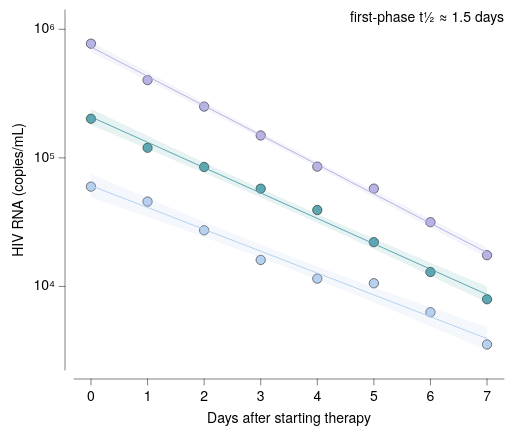

The specification (Vega-Lite) saved for this image:
### Vega-Lite specification from a JSON file in a GitHub repository (floating-point values rounded to 4 significant figures)
{"background": null, "config": {"arc": {"fill": "#DBDBDB", "fillOpacity": 1.0, "innerRadius": 45.0, "padAngle": 0.03, "stroke": "black", "strokeOpacity": 1, "strokeWidth": 0.25}, "area": {"fill": "#DBDBDB", "fillOpacity": 1.0, "stroke": "black", "strokeOpacity": 1, "strokeWidth": 0.25}, "axis": {"domain": true, "domainCap": "round", "domainColor": "black", "domainWidth": 0.25, "grid": false, "gridCap": "round", "gridColor": "#F1F1F1", "gridDash": [0, 0], "gridOpacity": 1.0, "gridWidth": 0.25, "labelColor": "black", "labelFont": "Helvetica Neue, HelveticaNeue, Helvetica, Arial, sans-serif", "labelFontSize": 7, "labelFontStyle": "normal", "labelFontWeight": 400, "offset": 4.5, "ticks": true, "tickCap": "round", "tickColor": "black", "tickRound": false, "tickSize": 3, "tickWidth": 0.25, "titleColor": "black", "titleFont": "Helvetica Neue, HelveticaNeue, Helvetica, Arial, sans-serif", "titleFontSize": 7, "titleFontStyle": "normal", "titleFontWeight": 400}, "axisX": {"domain": true, "labelAlign": "center", "labelAngle": 0, "labels": true, "ticks": true, "translate": 0}, "axisY": {"domain": true, "labelAlign": "right", "labelAngle": 0, "labels": true, "ticks": true, "translate": 0}, "axisRight": {"domain": true, "labelAlign": "left", "labelAngle": 0, "labels": true, "ticks": true, "translate": 0}, "axisTop": {"domain": true, "labelAlign": "center", "labelAngle": 0, "labels": true, "ticks": true, "translate": 0}, "axisBand": {"tickOffset": 0}, "bar": {"fill": "#DBDBDB", "fillOpacity": 1.0, "stroke": "black", "strokeOpacity": 1, "strokeWidth": 0.25}, "boxplot": {"size": 16.2, "ticks": {"cornerRadius": 0.25, "fill": "black", "opacity": 1, "size": 8.1, "thickness": 0.25}, "box": {"fillOpacity": 1.0, "stroke": "black", "strokeOpacity": 1, "strokeWidth": 0.25}, "median": {"cornerRadius": 0, "fill": "black", "fillOpacity": 1.0, "opacity": 1, "size": 16.2, "thickness": 0.25}, "rule": {"fill": "black", "fillOpacity": 1.0, "size": 18.0, "stroke": "black", "strokeDash": [0, 0], "strokeOpacity": 1, "strokeWidth": 0.25}, "outliers": {"color": "black", "fill": "black", "fillOpacity": 1.0, "size": 0, "stroke": "black", "strokeOpacity": 1, "strokeWidth": 0.25}}, "circle": {"fill": "black", "fillOpacity": 1.0, "size": 2.25, "stroke": null, "strokeOpacity": 1, "strokeWidth": 0.25}, "errorband": {"band": {"fillOpacity": 0.6, "stroke": null, "strokeWidth": 0.25, "strokeOpacity": 1}, "borders": {"opacity": 0, "strokeOpacity": 0.25, "strokeWidth": 1}}, "errorbar": {"opacity": 1, "rule": {"strokeDash": [0, 0], "strokeWidth": 0.25}, "ticks": {"color": "black", "cornerRadius": 0.125, "opacity": 1, "size": 10.8, "thickness": 0.25}, "thickness": 0.25}, "font": "Helvetica Neue, HelveticaNeue, Helvetica, Arial, sans-serif", "geoshape": {"fill": "#DBDBDB", "fillOpacity": 1.0, "stroke": "black", "strokeOpacity": 1, "strokeWidth": 0.25}, "header": {"labelColor": "black", "labelFont": "Helvetica Neue, HelveticaNeue, Helvetica, Arial, sans-serif", "labelFontSize": 7, "labelFontStyle": "normal", "labelFontWeight": 400, "titleColor": "black", "titleFont": "Helvetica Neue, HelveticaNeue, Helvetica, Arial, sans-serif", "titleFontSize": 7, "titleFontStyle": "normal", "titleFontWeight": 400, "titlePadding": 0}, "legend": {"disable": false, "offset": 4.5, "titlePadding": 4, "labelOffset": 2, "gradientLabelOffset": 2, "gradientLength": 90.0, "gradientThickness": 9.0, "gradientOpacity": 1.0, "gradientStrokeColor": "black", "gradientStrokeWidth": 0.25, "labelColor": "black", "labelFont": "Helvetica Neue, HelveticaNeue, Helvetica, Arial, sans-serif", "labelFontSize": 7, "labelFontStyle": "normal", "labelFontWeight": 400, "strokeColor": "black", "strokeWidth": 0, "symbolSize": 42, "symbolStrokeColor": "black", "symbolStrokeWidth": 0.25, "titleColor": "black", "titleFont": "Helvetica Neue, HelveticaNeue, Helvetica, Arial, sans-serif", "titleFontSize": 7, "titleFontStyle": "normal", "titleFontWeight": 400}, "line": {"color": "black", "stroke": "black", "strokeCap": "butt", "strokeDash": [0, 0], "strokeOpacity": 1, "strokeWidth": 0.5}, "point": {"filled": true, "fill": "#DBDBDB", "fillOpacity": 1.0, "size": 9.0, "stroke": "black", "strokeOpacity": 1, "strokeWidth": 0.25}, "range": {"category": ["#5CA7B1", "#B7D0EE", "#B7B3E4", "#B3DAB5", "#F5E1B3", "#3D727B", "#809DC7", "#867DAC", "#80A988", "#CBB17A", "#204148", "#546B94", "#584C77", "#507B5F", "#9D824D"], "diverging": {"scheme": ["#6F572A", "#876E43", "#9E875F", "#B5A17F", "#CABBA2", "#DCD6CC", "#F4F1E9", "#C9D7DA", "#9DBFC6", "#78A5AF", "#558B96", "#36717C", "#1A5762"]}, "heatmap": {"scheme": ["#32022B", "#43044D", "#4C196E", "#4D338C", "#484DA6", "#3A68BB", "#1D83CA", "#1D9CCB", "#23B5C9", "#28CDC5", "#4DE0B4", "#91EE9F"]}, "ordinal": {"scheme": ["#F1F1F1", "#DBDBDB", "#C6C6C6", "#B2B2B2", "#9D9D9D", "#898989", "#767676", "#636363", "#515151", "#404040", "#2F2F2F", "#1F1F1F"]}, "ramp": {"scheme": ["#32022B", "#43044D", "#4C196E", "#4D338C", "#484DA6", "#3A68BB", "#1D83CA", "#1D9CCB", "#23B5C9", "#28CDC5", "#4DE0B4", "#91EE9F"]}}, "rule": {"color": "black", "stroke": "black", "strokeCap": "round", "strokeDash": [2, 2], "strokeOpacity": 1, "strokeWidth": 0.25}, "scale": {"bandPaddingInner": 0.1, "bandPaddingOuter": 0.1, "round": false}, "rect": {"fill": "#DBDBDB", "fillOpacity": 1.0, "stroke": "black", "strokeOpacity": 1, "strokeWidth": 0.25}, "square": {"fill": "#DBDBDB", "fillOpacity": 1.0, "size": 18.0, "stroke": "black", "strokeOpacity": 1, "strokeWidth": 0.25}, "text": {"color": "black", "font": "Helvetica Neue, HelveticaNeue, Helvetica, Arial, sans-serif", "fontSize": 7, "fontStyle": "normal", "fontWeight": 400}, "tick": {"color": "black", "cornerRadius": 0.125, "opacity": 1.0, "size": 16.2, "thickness": 0.25}, "title": {"anchor": "middle", "frame": "group", "color": "black", "font": "Helvetica Neue, HelveticaNeue, Helvetica, Arial, sans-serif", "fontSize": 7, "fontStyle": "normal", "fontWeight": 400, "subtitleColor": "black", "subtitleFont": "Helvetica Neue, HelveticaNeue, Helvetica, Arial, sans-serif", "subtitleFontSize": "Helvetica Neue, HelveticaNeue, Helvetica, Arial, sans-serif", "subtitleFontStyle": "normal", "subtitleFontWeight": 400}, "trail": {"color": "black", "opacity": 1, "size": 0.5}, "view": {"continuousWidth": 215, "continuousHeight": 180, "discreteWidth": 215, "discreteHeight": 180, "fill": null, "stroke": null, "strokeWidth": 0.25}}, "layer": [{"data": {"name": "data-87082866d6f1b046f55e37424bfe66d4"}, "mark": {"type": "point", "filled": true, "size": 22}, "encoding": {"color": {"field": "patient", "title": null, "type": "nominal"}, "x": {"field": "day", "scale": {"domain": [-0.3, 7.3], "nice": false}, "title": "Days after starting therapy", "type": "quantitative"}, "y": {"axis": {"labelExpr": "'10' + ['⁰','¹','²','³','⁴','⁵','⁶','⁷','⁸','⁹'][round(datum.value)]", "title": "HIV RNA (copies/mL)", "values": [4, 5, 6]}, "field": "log_vl", "scale": {"domain": [3.35, 6.15], "nice": false}, "type": "quantitative"}}}, {"layer": [{"data": {"name": "data-40f9839d0f7272878175bd5ca40f3bca"}, "mark": {"type": "area", "fillOpacity": 0.15, "stroke": null, "strokeWidth": 0}, "encoding": {"color": {"field": "patient", "legend": null, "type": "nominal"}, "x": {"field": "day", "type": "quantitative"}, "y": {"field": "log_vl", "type": "quantitative"}, "y2": {"field": "__ci_hi"}}, "name": "__dysonsphere_8ee8bfa5de14d878_35"}, {"data": {"name": "data-6902644388025dc489fbc14b0cec7e0a"}, "mark": {"type": "line"}, "encoding": {"color": {"field": "patient", "legend": null, "type": "nominal"}, "x": {"field": "day", "type": "quantitative"}, "y": {"field": "log_vl", "type": "quantitative"}}}, {"data": {"name": "data-39a879d12e2f87238ceb06f9b2695a57"}, "mark": {"type": "area", "fillOpacity": 0.15, "stroke": null, "strokeWidth": 0}, "encoding": {"color": {"field": "patient", "legend": null, "type": "nominal"}, "x": {"field": "day", "type": "quantitative"}, "y": {"field": "log_vl", "type": "quantitative"}, "y2": {"field": "__ci_hi"}}, "name": "__dysonsphere_332babd8333341a8_36"}, {"data": {"name": "data-64a614270c06d12e313e02effcd69ffb"}, "mark": {"type": "line"}, "encoding": {"color": {"field": "patient", "legend": null, "type": "nominal"}, "x": {"field": "day", "type": "quantitative"}, "y": {"field": "log_vl", "type": "quantitative"}}}, {"data": {"name": "data-7095b5f6bdcb78408bdec3aeca9f2d0a"}, "mark": {"type": "area", "fillOpacity": 0.15, "stroke": null, "strokeWidth": 0}, "encoding": {"color": {"field": "patient", "legend": null, "type": "nominal"}, "x": {"field": "day", "type": "quantitative"}, "y": {"field": "log_vl", "type": "quantitative"}, "y2": {"field": "__ci_hi"}}, "name": "__dysonsphere_e827426883289535_37"}, {"data": {"name": "data-464a61ed029cc4b9aabb812220408f1d"}, "mark": {"type": "line"}, "encoding": {"color": {"field": "patient", "legend": null, "type": "nominal"}, "x": {"field": "day", "type": "quantitative"}, "y": {"field": "log_vl", "type": "quantitative"}}}]}, {"data": {"values": [{"__dysonsphere__": 1}]}, "mark": {"type": "text", "align": "right", "angle": 0, "baseline": "top", "dx": 0, "dy": 0, "opacity": 1.0}, "encoding": {"text": {"value": "first-phase t½ ≈ 1.5 days"}, "x": {"value": 215}, "y": {"value": 0}}}], "$schema": "https://vega.github.io/schema/vega-lite/v6.4.1.json", "datasets": {"data-87082866d6f1b046f55e37424bfe66d4": [{"patient": "Patient 1", "day": 0.0, "vl": 201400.0, "log_vl": 5.304}, {"patient": "Patient 1", "day": 1.0, "vl": 119800.0, "log_vl": 5.078}, {"patient": "Patient 1", "day": 2.0, "vl": 84950.0, "log_vl": 4.929}, {"patient": "Patient 1", "day": 3.0, "vl": 57600.0, "log_vl": 4.76}, {"patient": "Patient 1", "day": 4.0, "vl": 39260.0, "log_vl": 4.594}, {"patient": "Patient 1", "day": 5.0, "vl": 22090.0, "log_vl": 4.344}, {"patient": "Patient 1", "day": 6.0, "vl": 12940.0, "log_vl": 4.112}, {"patient": "Patient 1", "day": 7.0, "vl": 7946.0, "log_vl": 3.9}, {"patient": "Patient 2", "day": 0.0, "vl": 59720.0, "log_vl": 4.776}, {"patient": "Patient 2", "day": 1.0, "vl": 45710.0, "log_vl": 4.66}, {"patient": "Patient 2", "day": 2.0, "vl": 27320.0, "log_vl": 4.437}, {"patient": "Patient 2", "day": 3.0, "vl": 16070.0, "log_vl": 4.206}, {"patient": "Patient 2", "day": 4.0, "vl": 11500.0, "log_vl": 4.061}, {"patient": "Patient 2", "day": 5.0, "vl": 10580.0, "log_vl": 4.025}, {"patient": "Patient 2", "day": 6.0, "vl": 6301.0, "log_vl": 3.799}, {"patient": "Patient 2", "day": 7.0, "vl": 3536.0, "log_vl": 3.549}, {"patient": "Patient 3", "day": 0.0, "vl": 772900.0, "log_vl": 5.888}, {"patient": "Patient 3", "day": 1.0, "vl": 402700.0, "log_vl": 5.605}, {"patient": "Patient 3", "day": 2.0, "vl": 250600.0, "log_vl": 5.399}, {"patient": "Patient 3", "day": 3.0, "vl": 149300.0, "log_vl": 5.174}, {"patient": "Patient 3", "day": 4.0, "vl": 85460.0, "log_vl": 4.932}, {"patient": "Patient 3", "day": 5.0, "vl": 57640.0, "log_vl": 4.761}, {"patient": "Patient 3", "day": 6.0, "vl": 31600.0, "log_vl": 4.5}, {"patient": "Patient 3", "day": 7.0, "vl": 17500.0, "log_vl": 4.243}], "data-40f9839d0f7272878175bd5ca40f3bca": [{"day": 0.0, "log_vl": 5.256, "__ci_hi": 5.381, "patient": "Patient 1", "__dysonsphere__": 1}, {"day": 0.1111, "log_vl": 5.236, "__ci_hi": 5.358, "patient": "Patient 1", "__dysonsphere__": 1}, {"day": 0.2222, "log_vl": 5.215, "__ci_hi": 5.335, "patient": "Patient 1", "__dysonsphere__": 1}, {"day": 0.3333, "log_vl": 5.194, "__ci_hi": 5.311, "patient": "Patient 1", "__dysonsphere__": 1}, {"day": 0.4444, "log_vl": 5.174, "__ci_hi": 5.288, "patient": "Patient 1", "__dysonsphere__": 1}, {"day": 0.5556, "log_vl": 5.153, "__ci_hi": 5.265, "patient": "Patient 1", "__dysonsphere__": 1}, {"day": 0.6667, "log_vl": 5.133, "__ci_hi": 5.242, "patient": "Patient 1", "__dysonsphere__": 1}, {"day": 0.7778, "log_vl": 5.112, "__ci_hi": 5.218, "patient": "Patient 1", "__dysonsphere__": 1}, {"day": 0.8889, "log_vl": 5.091, "__ci_hi": 5.195, "patient": "Patient 1", "__dysonsphere__": 1}, {"day": 1.0, "log_vl": 5.071, "__ci_hi": 5.172, "patient": "Patient 1", "__dysonsphere__": 1}, {"day": 1.111, "log_vl": 5.05, "__ci_hi": 5.149, "patient": "Patient 1", "__dysonsphere__": 1}, {"day": 1.222, "log_vl": 5.029, "__ci_hi": 5.126, "patient": "Patient 1", "__dysonsphere__": 1}, {"day": 1.333, "log_vl": 5.008, "__ci_hi": 5.103, "patient": "Patient 1", "__dysonsphere__": 1}, {"day": 1.444, "log_vl": 4.987, "__ci_hi": 5.08, "patient": "Patient 1", "__dysonsphere__": 1}, {"day": 1.556, "log_vl": 4.967, "__ci_hi": 5.057, "patient": "Patient 1", "__dysonsphere__": 1}, {"day": 1.667, "log_vl": 4.946, "__ci_hi": 5.034, "patient": "Patient 1", "__dysonsphere__": 1}, {"day": 1.778, "log_vl": 4.925, "__ci_hi": 5.011, "patient": "Patient 1", "__dysonsphere__": 1}, {"day": 1.889, "log_vl": 4.904, "__ci_hi": 4.988, "patient": "Patient 1", "__dysonsphere__": 1}, {"day": 2.0, "log_vl": 4.883, "__ci_hi": 4.965, "patient": "Patient 1", "__dysonsphere__": 1}, {"day": 2.111, "log_vl": 4.862, "__ci_hi": 4.942, "patient": "Patient 1", "__dysonsphere__": 1}, {"day": 2.222, "log_vl": 4.841, "__ci_hi": 4.919, "patient": "Patient 1", "__dysonsphere__": 1}, {"day": 2.333, "log_vl": 4.82, "__ci_hi": 4.897, "patient": "Patient 1", "__dysonsphere__": 1}, {"day": 2.444, "log_vl": 4.798, "__ci_hi": 4.874, "patient": "Patient 1", "__dysonsphere__": 1}, {"day": 2.556, "log_vl": 4.777, "__ci_hi": 4.851, "patient": "Patient 1", "__dysonsphere__": 1}, {"day": 2.667, "log_vl": 4.756, "__ci_hi": 4.829, "patient": "Patient 1", "__dysonsphere__": 1}, {"day": 2.778, "log_vl": 4.734, "__ci_hi": 4.806, "patient": "Patient 1", "__dysonsphere__": 1}, {"day": 2.889, "log_vl": 4.713, "__ci_hi": 4.784, "patient": "Patient 1", "__dysonsphere__": 1}, {"day": 3.0, "log_vl": 4.691, "__ci_hi": 4.762, "patient": "Patient 1", "__dysonsphere__": 1}, {"day": 3.111, "log_vl": 4.67, "__ci_hi": 4.739, "patient": "Patient 1", "__dysonsphere__": 1}, {"day": 3.222, "log_vl": 4.648, "__ci_hi": 4.717, "patient": "Patient 1", "__dysonsphere__": 1}, {"day": 3.333, "log_vl": 4.626, "__ci_hi": 4.695, "patient": "Patient 1", "__dysonsphere__": 1}, {"day": 3.444, "log_vl": 4.604, "__ci_hi": 4.673, "patient": "Patient 1", "__dysonsphere__": 1}, {"day": 3.556, "log_vl": 4.583, "__ci_hi": 4.651, "patient": "Patient 1", "__dysonsphere__": 1}, {"day": 3.667, "log_vl": 4.56, "__ci_hi": 4.629, "patient": "Patient 1", "__dysonsphere__": 1}, {"day": 3.778, "log_vl": 4.538, "__ci_hi": 4.608, "patient": "Patient 1", "__dysonsphere__": 1}, {"day": 3.889, "log_vl": 4.516, "__ci_hi": 4.586, "patient": "Patient 1", "__dysonsphere__": 1}, {"day": 4.0, "log_vl": 4.494, "__ci_hi": 4.564, "patient": "Patient 1", "__dysonsphere__": 1}, {"day": 4.111, "log_vl": 4.472, "__ci_hi": 4.543, "patient": "Patient 1", "__dysonsphere__": 1}, {"day": 4.222, "log_vl": 4.449, "__ci_hi": 4.521, "patient": "Patient 1", "__dysonsphere__": 1}, {"day": 4.333, "log_vl": 4.427, "__ci_hi": 4.5, "patient": "Patient 1", "__dysonsphere__": 1}, {"day": 4.444, "log_vl": 4.404, "__ci_hi": 4.478, "patient": "Patient 1", "__dysonsphere__": 1}, {"day": 4.556, "log_vl": 4.382, "__ci_hi": 4.457, "patient": "Patient 1", "__dysonsphere__": 1}, {"day": 4.667, "log_vl": 4.359, "__ci_hi": 4.436, "patient": "Patient 1", "__dysonsphere__": 1}, {"day": 4.778, "log_vl": 4.336, "__ci_hi": 4.415, "patient": "Patient 1", "__dysonsphere__": 1}, {"day": 4.889, "log_vl": 4.313, "__ci_hi": 4.394, "patient": "Patient 1", "__dysonsphere__": 1}, {"day": 5.0, "log_vl": 4.291, "__ci_hi": 4.373, "patient": "Patient 1", "__dysonsphere__": 1}, {"day": 5.111, "log_vl": 4.268, "__ci_hi": 4.352, "patient": "Patient 1", "__dysonsphere__": 1}, {"day": 5.222, "log_vl": 4.245, "__ci_hi": 4.331, "patient": "Patient 1", "__dysonsphere__": 1}, {"day": 5.333, "log_vl": 4.222, "__ci_hi": 4.31, "patient": "Patient 1", "__dysonsphere__": 1}, {"day": 5.444, "log_vl": 4.199, "__ci_hi": 4.289, "patient": "Patient 1", "__dysonsphere__": 1}, {"day": 5.556, "log_vl": 4.176, "__ci_hi": 4.268, "patient": "Patient 1", "__dysonsphere__": 1}, {"day": 5.667, "log_vl": 4.153, "__ci_hi": 4.247, "patient": "Patient 1", "__dysonsphere__": 1}, {"day": 5.778, "log_vl": 4.13, "__ci_hi": 4.227, "patient": "Patient 1", "__dysonsphere__": 1}, {"day": 5.889, "log_vl": 4.107, "__ci_hi": 4.206, "patient": "Patient 1", "__dysonsphere__": 1}, {"day": 6.0, "log_vl": 4.083, "__ci_hi": 4.185, "patient": "Patient 1", "__dysonsphere__": 1}, {"day": 6.111, "log_vl": 4.06, "__ci_hi": 4.164, "patient": "Patient 1", "__dysonsphere__": 1}, {"day": 6.222, "log_vl": 4.037, "__ci_hi": 4.144, "patient": "Patient 1", "__dysonsphere__": 1}, {"day": 6.333, "log_vl": 4.014, "__ci_hi": 4.123, "patient": "Patient 1", "__dysonsphere__": 1}, {"day": 6.444, "log_vl": 3.991, "__ci_hi": 4.102, "patient": "Patient 1", "__dysonsphere__": 1}, {"day": 6.556, "log_vl": 3.967, "__ci_hi": 4.082, "patient": "Patient 1", "__dysonsphere__": 1}, {"day": 6.667, "log_vl": 3.944, "__ci_hi": 4.061, "patient": "Patient 1", "__dysonsphere__": 1}, {"day": 6.778, "log_vl": 3.921, "__ci_hi": 4.041, "patient": "Patient 1", "__dysonsphere__": 1}, {"day": 6.889, "log_vl": 3.898, "__ci_hi": 4.02, "patient": "Patient 1", "__dysonsphere__": 1}, {"day": 7.0, "log_vl": 3.874, "__ci_hi": 4.0, "patient": "Patient 1", "__dysonsphere__": 1}], "data-6902644388025dc489fbc14b0cec7e0a": [{"day": 0.0, "log_vl": 5.319, "patient": "Patient 1", "__dysonsphere__": 1}, {"day": 7.0, "log_vl": 3.937, "patient": "Patient 1", "__dysonsphere__": 1}], "data-39a879d12e2f87238ceb06f9b2695a57": [{"day": 0.0, "log_vl": 4.692, "__ci_hi": 4.876, "patient": "Patient 2", "__dysonsphere__": 1}, {"day": 0.1111, "log_vl": 4.675, "__ci_hi": 4.855, "patient": "Patient 2", "__dysonsphere__": 1}, {"day": 0.2222, "log_vl": 4.658, "__ci_hi": 4.834, "patient": "Patient 2", "__dysonsphere__": 1}, {"day": 0.3333, "log_vl": 4.642, "__ci_hi": 4.813, "patient": "Patient 2", "__dysonsphere__": 1}, {"day": 0.4444, "log_vl": 4.625, "__ci_hi": 4.792, "patient": "Patient 2", "__dysonsphere__": 1}, {"day": 0.5556, "log_vl": 4.608, "__ci_hi": 4.771, "patient": "Patient 2", "__dysonsphere__": 1}, {"day": 0.6667, "log_vl": 4.591, "__ci_hi": 4.75, "patient": "Patient 2", "__dysonsphere__": 1}, {"day": 0.7778, "log_vl": 4.574, "__ci_hi": 4.73, "patient": "Patient 2", "__dysonsphere__": 1}, {"day": 0.8889, "log_vl": 4.557, "__ci_hi": 4.709, "patient": "Patient 2", "__dysonsphere__": 1}, {"day": 1.0, "log_vl": 4.54, "__ci_hi": 4.688, "patient": "Patient 2", "__dysonsphere__": 1}, {"day": 1.111, "log_vl": 4.522, "__ci_hi": 4.668, "patient": "Patient 2", "__dysonsphere__": 1}, {"day": 1.222, "log_vl": 4.505, "__ci_hi": 4.647, "patient": "Patient 2", "__dysonsphere__": 1}, {"day": 1.333, "log_vl": 4.488, "__ci_hi": 4.626, "patient": "Patient 2", "__dysonsphere__": 1}, {"day": 1.444, "log_vl": 4.471, "__ci_hi": 4.606, "patient": "Patient 2", "__dysonsphere__": 1}, {"day": 1.556, "log_vl": 4.454, "__ci_hi": 4.585, "patient": "Patient 2", "__dysonsphere__": 1}, {"day": 1.667, "log_vl": 4.436, "__ci_hi": 4.565, "patient": "Patient 2", "__dysonsphere__": 1}, {"day": 1.778, "log_vl": 4.419, "__ci_hi": 4.545, "patient": "Patient 2", "__dysonsphere__": 1}, {"day": 1.889, "log_vl": 4.401, "__ci_hi": 4.524, "patient": "Patient 2", "__dysonsphere__": 1}, {"day": 2.0, "log_vl": 4.384, "__ci_hi": 4.504, "patient": "Patient 2", "__dysonsphere__": 1}, {"day": 2.111, "log_vl": 4.366, "__ci_hi": 4.484, "patient": "Patient 2", "__dysonsphere__": 1}, {"day": 2.222, "log_vl": 4.349, "__ci_hi": 4.464, "patient": "Patient 2", "__dysonsphere__": 1}, {"day": 2.333, "log_vl": 4.331, "__ci_hi": 4.444, "patient": "Patient 2", "__dysonsphere__": 1}, {"day": 2.444, "log_vl": 4.313, "__ci_hi": 4.424, "patient": "Patient 2", "__dysonsphere__": 1}, {"day": 2.556, "log_vl": 4.295, "__ci_hi": 4.404, "patient": "Patient 2", "__dysonsphere__": 1}, {"day": 2.667, "log_vl": 4.277, "__ci_hi": 4.384, "patient": "Patient 2", "__dysonsphere__": 1}, {"day": 2.778, "log_vl": 4.259, "__ci_hi": 4.364, "patient": "Patient 2", "__dysonsphere__": 1}, {"day": 2.889, "log_vl": 4.241, "__ci_hi": 4.345, "patient": "Patient 2", "__dysonsphere__": 1}, {"day": 3.0, "log_vl": 4.223, "__ci_hi": 4.325, "patient": "Patient 2", "__dysonsphere__": 1}, {"day": 3.111, "log_vl": 4.204, "__ci_hi": 4.306, "patient": "Patient 2", "__dysonsphere__": 1}, {"day": 3.222, "log_vl": 4.186, "__ci_hi": 4.287, "patient": "Patient 2", "__dysonsphere__": 1}, {"day": 3.333, "log_vl": 4.167, "__ci_hi": 4.268, "patient": "Patient 2", "__dysonsphere__": 1}, {"day": 3.444, "log_vl": 4.148, "__ci_hi": 4.249, "patient": "Patient 2", "__dysonsphere__": 1}, {"day": 3.556, "log_vl": 4.129, "__ci_hi": 4.23, "patient": "Patient 2", "__dysonsphere__": 1}, {"day": 3.667, "log_vl": 4.11, "__ci_hi": 4.211, "patient": "Patient 2", "__dysonsphere__": 1}, {"day": 3.778, "log_vl": 4.091, "__ci_hi": 4.192, "patient": "Patient 2", "__dysonsphere__": 1}, {"day": 3.889, "log_vl": 4.072, "__ci_hi": 4.174, "patient": "Patient 2", "__dysonsphere__": 1}, {"day": 4.0, "log_vl": 4.053, "__ci_hi": 4.155, "patient": "Patient 2", "__dysonsphere__": 1}, {"day": 4.111, "log_vl": 4.033, "__ci_hi": 4.137, "patient": "Patient 2", "__dysonsphere__": 1}, {"day": 4.222, "log_vl": 4.014, "__ci_hi": 4.119, "patient": "Patient 2", "__dysonsphere__": 1}, {"day": 4.333, "log_vl": 3.994, "__ci_hi": 4.101, "patient": "Patient 2", "__dysonsphere__": 1}, {"day": 4.444, "log_vl": 3.974, "__ci_hi": 4.083, "patient": "Patient 2", "__dysonsphere__": 1}, {"day": 4.556, "log_vl": 3.954, "__ci_hi": 4.065, "patient": "Patient 2", "__dysonsphere__": 1}, {"day": 4.667, "log_vl": 3.934, "__ci_hi": 4.047, "patient": "Patient 2", "__dysonsphere__": 1}, {"day": 4.778, "log_vl": 3.914, "__ci_hi": 4.029, "patient": "Patient 2", "__dysonsphere__": 1}, {"day": 4.889, "log_vl": 3.894, "__ci_hi": 4.012, "patient": "Patient 2", "__dysonsphere__": 1}, {"day": 5.0, "log_vl": 3.874, "__ci_hi": 3.994, "patient": "Patient 2", "__dysonsphere__": 1}, {"day": 5.111, "log_vl": 3.854, "__ci_hi": 3.977, "patient": "Patient 2", "__dysonsphere__": 1}, {"day": 5.222, "log_vl": 3.833, "__ci_hi": 3.959, "patient": "Patient 2", "__dysonsphere__": 1}, {"day": 5.333, "log_vl": 3.813, "__ci_hi": 3.942, "patient": "Patient 2", "__dysonsphere__": 1}, {"day": 5.444, "log_vl": 3.793, "__ci_hi": 3.924, "patient": "Patient 2", "__dysonsphere__": 1}, {"day": 5.556, "log_vl": 3.772, "__ci_hi": 3.907, "patient": "Patient 2", "__dysonsphere__": 1}, {"day": 5.667, "log_vl": 3.752, "__ci_hi": 3.89, "patient": "Patient 2", "__dysonsphere__": 1}, {"day": 5.778, "log_vl": 3.731, "__ci_hi": 3.873, "patient": "Patient 2", "__dysonsphere__": 1}, {"day": 5.889, "log_vl": 3.71, "__ci_hi": 3.856, "patient": "Patient 2", "__dysonsphere__": 1}, {"day": 6.0, "log_vl": 3.69, "__ci_hi": 3.838, "patient": "Patient 2", "__dysonsphere__": 1}, {"day": 6.111, "log_vl": 3.669, "__ci_hi": 3.821, "patient": "Patient 2", "__dysonsphere__": 1}, {"day": 6.222, "log_vl": 3.648, "__ci_hi": 3.804, "patient": "Patient 2", "__dysonsphere__": 1}, {"day": 6.333, "log_vl": 3.628, "__ci_hi": 3.787, "patient": "Patient 2", "__dysonsphere__": 1}, {"day": 6.444, "log_vl": 3.607, "__ci_hi": 3.77, "patient": "Patient 2", "__dysonsphere__": 1}, {"day": 6.556, "log_vl": 3.586, "__ci_hi": 3.753, "patient": "Patient 2", "__dysonsphere__": 1}, {"day": 6.667, "log_vl": 3.565, "__ci_hi": 3.737, "patient": "Patient 2", "__dysonsphere__": 1}, {"day": 6.778, "log_vl": 3.544, "__ci_hi": 3.72, "patient": "Patient 2", "__dysonsphere__": 1}, {"day": 6.889, "log_vl": 3.523, "__ci_hi": 3.703, "patient": "Patient 2", "__dysonsphere__": 1}, {"day": 7.0, "log_vl": 3.502, "__ci_hi": 3.686, "patient": "Patient 2", "__dysonsphere__": 1}], "data-64a614270c06d12e313e02effcd69ffb": [{"day": 0.0, "log_vl": 4.784, "patient": "Patient 2", "__dysonsphere__": 1}, {"day": 7.0, "log_vl": 3.594, "patient": "Patient 2", "__dysonsphere__": 1}], "data-7095b5f6bdcb78408bdec3aeca9f2d0a": [{"day": 0.0, "log_vl": 5.822, "__ci_hi": 5.903, "patient": "Patient 3", "__dysonsphere__": 1}, {"day": 0.1111, "log_vl": 5.798, "__ci_hi": 5.877, "patient": "Patient 3", "__dysonsphere__": 1}, {"day": 0.2222, "log_vl": 5.773, "__ci_hi": 5.851, "patient": "Patient 3", "__dysonsphere__": 1}, {"day": 0.3333, "log_vl": 5.749, "__ci_hi": 5.824, "patient": "Patient 3", "__dysonsphere__": 1}, {"day": 0.4444, "log_vl": 5.724, "__ci_hi": 5.798, "patient": "Patient 3", "__dysonsphere__": 1}, {"day": 0.5556, "log_vl": 5.699, "__ci_hi": 5.772, "patient": "Patient 3", "__dysonsphere__": 1}, {"day": 0.6667, "log_vl": 5.675, "__ci_hi": 5.746, "patient": "Patient 3", "__dysonsphere__": 1}, {"day": 0.7778, "log_vl": 5.65, "__ci_hi": 5.719, "patient": "Patient 3", "__dysonsphere__": 1}, {"day": 0.8889, "log_vl": 5.626, "__ci_hi": 5.693, "patient": "Patient 3", "__dysonsphere__": 1}, {"day": 1.0, "log_vl": 5.601, "__ci_hi": 5.667, "patient": "Patient 3", "__dysonsphere__": 1}, {"day": 1.111, "log_vl": 5.577, "__ci_hi": 5.641, "patient": "Patient 3", "__dysonsphere__": 1}, {"day": 1.222, "log_vl": 5.552, "__ci_hi": 5.615, "patient": "Patient 3", "__dysonsphere__": 1}, {"day": 1.333, "log_vl": 5.527, "__ci_hi": 5.588, "patient": "Patient 3", "__dysonsphere__": 1}, {"day": 1.444, "log_vl": 5.503, "__ci_hi": 5.562, "patient": "Patient 3", "__dysonsphere__": 1}, {"day": 1.556, "log_vl": 5.478, "__ci_hi": 5.536, "patient": "Patient 3", "__dysonsphere__": 1}, {"day": 1.667, "log_vl": 5.453, "__ci_hi": 5.51, "patient": "Patient 3", "__dysonsphere__": 1}, {"day": 1.778, "log_vl": 5.428, "__ci_hi": 5.484, "patient": "Patient 3", "__dysonsphere__": 1}, {"day": 1.889, "log_vl": 5.404, "__ci_hi": 5.458, "patient": "Patient 3", "__dysonsphere__": 1}, {"day": 2.0, "log_vl": 5.379, "__ci_hi": 5.432, "patient": "Patient 3", "__dysonsphere__": 1}, {"day": 2.111, "log_vl": 5.354, "__ci_hi": 5.406, "patient": "Patient 3", "__dysonsphere__": 1}, {"day": 2.222, "log_vl": 5.329, "__ci_hi": 5.38, "patient": "Patient 3", "__dysonsphere__": 1}, {"day": 2.333, "log_vl": 5.304, "__ci_hi": 5.354, "patient": "Patient 3", "__dysonsphere__": 1}, {"day": 2.444, "log_vl": 5.279, "__ci_hi": 5.328, "patient": "Patient 3", "__dysonsphere__": 1}, {"day": 2.556, "log_vl": 5.254, "__ci_hi": 5.303, "patient": "Patient 3", "__dysonsphere__": 1}, {"day": 2.667, "log_vl": 5.229, "__ci_hi": 5.277, "patient": "Patient 3", "__dysonsphere__": 1}, {"day": 2.778, "log_vl": 5.204, "__ci_hi": 5.251, "patient": "Patient 3", "__dysonsphere__": 1}, {"day": 2.889, "log_vl": 5.179, "__ci_hi": 5.225, "patient": "Patient 3", "__dysonsphere__": 1}, {"day": 3.0, "log_vl": 5.154, "__ci_hi": 5.2, "patient": "Patient 3", "__dysonsphere__": 1}, {"day": 3.111, "log_vl": 5.129, "__ci_hi": 5.174, "patient": "Patient 3", "__dysonsphere__": 1}, {"day": 3.222, "log_vl": 5.104, "__ci_hi": 5.149, "patient": "Patient 3", "__dysonsphere__": 1}, {"day": 3.333, "log_vl": 5.078, "__ci_hi": 5.123, "patient": "Patient 3", "__dysonsphere__": 1}, {"day": 3.444, "log_vl": 5.053, "__ci_hi": 5.098, "patient": "Patient 3", "__dysonsphere__": 1}, {"day": 3.556, "log_vl": 5.028, "__ci_hi": 5.072, "patient": "Patient 3", "__dysonsphere__": 1}, {"day": 3.667, "log_vl": 5.002, "__ci_hi": 5.047, "patient": "Patient 3", "__dysonsphere__": 1}, {"day": 3.778, "log_vl": 4.977, "__ci_hi": 5.022, "patient": "Patient 3", "__dysonsphere__": 1}, {"day": 3.889, "log_vl": 4.951, "__ci_hi": 4.996, "patient": "Patient 3", "__dysonsphere__": 1}, {"day": 4.0, "log_vl": 4.926, "__ci_hi": 4.971, "patient": "Patient 3", "__dysonsphere__": 1}, {"day": 4.111, "log_vl": 4.9, "__ci_hi": 4.946, "patient": "Patient 3", "__dysonsphere__": 1}, {"day": 4.222, "log_vl": 4.874, "__ci_hi": 4.921, "patient": "Patient 3", "__dysonsphere__": 1}, {"day": 4.333, "log_vl": 4.849, "__ci_hi": 4.896, "patient": "Patient 3", "__dysonsphere__": 1}, {"day": 4.444, "log_vl": 4.823, "__ci_hi": 4.871, "patient": "Patient 3", "__dysonsphere__": 1}, {"day": 4.556, "log_vl": 4.797, "__ci_hi": 4.846, "patient": "Patient 3", "__dysonsphere__": 1}, {"day": 4.667, "log_vl": 4.771, "__ci_hi": 4.821, "patient": "Patient 3", "__dysonsphere__": 1}, {"day": 4.778, "log_vl": 4.745, "__ci_hi": 4.796, "patient": "Patient 3", "__dysonsphere__": 1}, {"day": 4.889, "log_vl": 4.719, "__ci_hi": 4.771, "patient": "Patient 3", "__dysonsphere__": 1}, {"day": 5.0, "log_vl": 4.693, "__ci_hi": 4.746, "patient": "Patient 3", "__dysonsphere__": 1}, {"day": 5.111, "log_vl": 4.667, "__ci_hi": 4.722, "patient": "Patient 3", "__dysonsphere__": 1}, {"day": 5.222, "log_vl": 4.641, "__ci_hi": 4.697, "patient": "Patient 3", "__dysonsphere__": 1}, {"day": 5.333, "log_vl": 4.615, "__ci_hi": 4.672, "patient": "Patient 3", "__dysonsphere__": 1}, {"day": 5.444, "log_vl": 4.589, "__ci_hi": 4.647, "patient": "Patient 3", "__dysonsphere__": 1}, {"day": 5.556, "log_vl": 4.563, "__ci_hi": 4.623, "patient": "Patient 3", "__dysonsphere__": 1}, {"day": 5.667, "log_vl": 4.537, "__ci_hi": 4.598, "patient": "Patient 3", "__dysonsphere__": 1}, {"day": 5.778, "log_vl": 4.511, "__ci_hi": 4.573, "patient": "Patient 3", "__dysonsphere__": 1}, {"day": 5.889, "log_vl": 4.485, "__ci_hi": 4.549, "patient": "Patient 3", "__dysonsphere__": 1}, {"day": 6.0, "log_vl": 4.458, "__ci_hi": 4.524, "patient": "Patient 3", "__dysonsphere__": 1}, {"day": 6.111, "log_vl": 4.432, "__ci_hi": 4.5, "patient": "Patient 3", "__dysonsphere__": 1}, {"day": 6.222, "log_vl": 4.406, "__ci_hi": 4.475, "patient": "Patient 3", "__dysonsphere__": 1}, {"day": 6.333, "log_vl": 4.38, "__ci_hi": 4.45, "patient": "Patient 3", "__dysonsphere__": 1}, {"day": 6.444, "log_vl": 4.354, "__ci_hi": 4.426, "patient": "Patient 3", "__dysonsphere__": 1}, {"day": 6.556, "log_vl": 4.327, "__ci_hi": 4.401, "patient": "Patient 3", "__dysonsphere__": 1}, {"day": 6.667, "log_vl": 4.301, "__ci_hi": 4.377, "patient": "Patient 3", "__dysonsphere__": 1}, {"day": 6.778, "log_vl": 4.275, "__ci_hi": 4.352, "patient": "Patient 3", "__dysonsphere__": 1}, {"day": 6.889, "log_vl": 4.248, "__ci_hi": 4.328, "patient": "Patient 3", "__dysonsphere__": 1}, {"day": 7.0, "log_vl": 4.222, "__ci_hi": 4.303, "patient": "Patient 3", "__dysonsphere__": 1}], "data-464a61ed029cc4b9aabb812220408f1d": [{"day": 0.0, "log_vl": 5.863, "patient": "Patient 3", "__dysonsphere__": 1}, {"day": 7.0, "log_vl": 4.263, "patient": "Patient 3", "__dysonsphere__": 1}]}}
